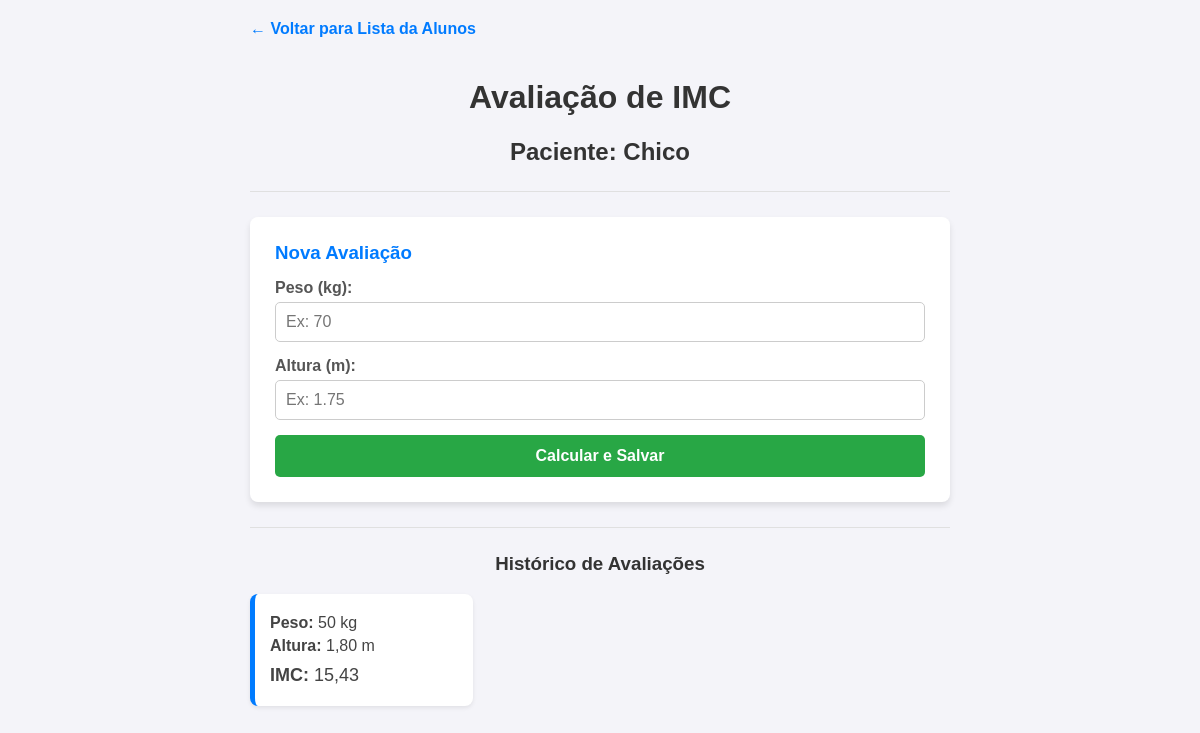
Screenshot of /calcular_imc/4 with the database file from the repository.
### ImcApp/models.py (models this page shows, shortened)
class Pessoa(models.Model):
    nome = models.CharField(max_length=50)

class Avaliacao(models.Model):
    pessoa = models.ForeignKey(Pessoa, on_delete=models.CASCADE)
    peso = models.IntegerField(validators=[MinValueValidator(1), MaxValueValidator(200)])
    altura = models.DecimalField(max_digits=3, decimal_places=2)
    def calcular_imc(self):
        if self.altura and self.altura > 0:
            return round(float(self.peso) / (float(self.altura) ** 2), 2)
        return 0.0

### ImcApp/views.py (the view, shortened to what this page needs)
# urls.py: path('calcular_imc/<int:pessoa_id>', views.calcular_imc_view, name='calcular_imc'),
def calcular_imc_view(request, pessoa_id=None):
    pessoa = get_object_or_404(Pessoa, id=pessoa_id)
    avaliacoes = Avaliacao.objects.filter(pessoa=pessoa)
    return render(request, 'calcular_imc.html', {
        'pessoa': pessoa,
        'avaliacoes': avaliacoes
    })

### ImcApp/templates/calcular_imc.html (shortened to what this page needs)
{% load static %}
<!DOCTYPE html>
<html lang="pt-br">
<head>
    <link rel="stylesheet" href="{% static 'css/estilo.css' %}">
</head>
<body>
    <div class="container">
        <a href="{% url 'home' %}" class="btn-voltar">← Voltar para Lista da Alunos</a>
        <h1>Avaliação de IMC</h1>
        <h2>Paciente: {{ pessoa.nome }}</h2>
        <hr>
        <div class="card-form">
            <h3>Nova Avaliação</h3>
            <form method="POST">
                <div class="form-group">
                    <label for="peso">Peso (kg):</label>
                    <input type="number" id="peso" name="peso" step="1" min="1" max="200" placeholder="Ex: 70" required>
                </div>
                <div class="form-group">
                    <label for="altura">Altura (m):</label>
                    <input type="number" id="altura" name="altura" step="0.01" min="0.5" max="2.5" placeholder="Ex: 1.75" required>
                </div>
                <button type="submit" class="btn-calcular">Calcular e Salvar</button>
            </form>
        </div>
        <hr>
        <h3>Histórico de Avaliações</h3>
        <div class="lista-avaliacoes">
            {% for avaliacao in avaliacoes %}
                <div class="card-resultado">
                    <p><strong>Peso:</strong> {{ avaliacao.peso }} kg</p>
                    <p><strong>Altura:</strong> {{ avaliacao.altura }} m</p>
                    <p class="imc-destaque"><strong>IMC:</strong> {{ avaliacao.calcular_imc }}</p>
                </div>
            {% empty %}
                <p style="text-align: center;">Nenhuma avaliação registrada para {{ pessoa.nome }} ainda.</p>
            {% endfor %}
        </div>
    </div>
</body>
</html>

### ImcApp/static/css/estilo.css (style rules this page uses)
body { font-family: Arial, sans-serif; background-color: #f4f4f9; margin: 0; padding: 20px; }
.container { max-width: 700px; margin: 0 auto; }
h1, h2, h3 { color: #333; text-align: center; }
hr { border: 0; height: 1px; background: #e0e0e0; margin: 25px 0; }
.card-form { background: #fff; padding: 25px; border-radius: 8px; box-shadow: 0 4px 6px rgba(0, 0, 0, 0.1); margin-bottom: 20px; }
.card-form h3 { margin-top: 0; margin-bottom: 15px; color: #007bff; text-align: left; }
.form-group { margin-bottom: 15px; display: flex; flex-direction: column; }
.form-group label { font-weight: bold; margin-bottom: 5px; color: #555; }
.form-group input { padding: 10px; border: 1px solid #ccc; border-radius: 5px; font-size: 16px; outline: none; transition: border-color 0.2s; }
.btn-calcular { width: 100%; background-color: #28a745; color: white; padding: 12px; border: none; border-radius: 5px; cursor: pointer; font-size: 16px; font-weight: bold; transition: background-color 0.2s; }
.lista-avaliacoes { display: grid; grid-template-columns: repeat(auto-fill, minmax(200px, 1fr)); gap: 15px; }
.card-resultado { background: #fff; padding: 15px; border-radius: 8px; box-shadow: 0 2px 4px rgba(0, 0, 0, 0.08); border-left: 5px solid #007bff; }
.card-resultado p { margin: 5px 0; color: #444; }
.imc-destaque { font-size: 18px; color: #28a745; margin-top: 10px !important; }
.btn-voltar { display: inline-block; margin-bottom: 20px; color: #007bff; text-decoration: none; font-weight: bold; }

### rows the page displays
Pessoa: nome "Chico"
Avaliacao: peso "50", altura "1,80", calcular_imc "15,43"
